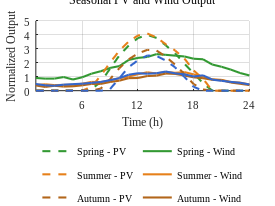
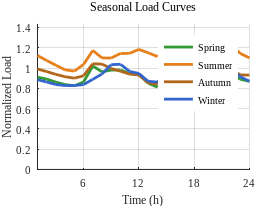

The MATLAB source for these figures, in order:
function plotSeasonalProfiles(useGlobal, normMethod)
% plotSeasonalProfiles - Display normalized PV/Wind/Load profiles for four seasons
% 
% Features:
%   1. Read existing typical day data from global variables or mat files
%   2. Plot seasonal PV and wind curves (in the same figure)
%   3. Plot seasonal load curves (in another figure)
%   4. Support multiple normalization methods
%
% Prerequisites:
%   - Need to run main.m first to generate data, or ensure typical day mat files exist
%
% Usage:
%   plotSeasonalProfiles()                    % Interactive selection, read from files
%   plotSeasonalProfiles(true)                % Interactive selection, read from global variables
%   plotSeasonalProfiles(false, 'annual')     % Normalize by annual average
%   plotSeasonalProfiles(false, 'cluster')    % Normalize by cluster maximum
%   plotSeasonalProfiles(false, 'seasonal')   % Normalize by seasonal average

    %% Parse input arguments
    if nargin < 1
        useGlobal = false;  % Default: read from files
    end
    
    if nargin < 2
        % If normalization method not specified, show selection dialog
        normMethod = questdlg('Select normalization method:', 'Normalization Method', ...
            'Annual Average', 'Cluster Maximum', 'Seasonal Average', 'Annual Average');
        if isempty(normMethod)
            normMethod = 'Annual Average';  % Default selection
        end
    else
        % Convert abbreviations to full names
        switch lower(normMethod)
            case {'annual', 'annual_average', 'annual_avg'}
                normMethod = 'Annual Average';
            case {'cluster', 'cluster_max', 'max'}
                normMethod = 'Cluster Maximum';
            case {'seasonal', 'seasonal_average', 'seasonal_avg'}
                normMethod = 'Seasonal Average';
            otherwise
                warning('Unknown normalization method, using default annual average');
                normMethod = 'Annual Average';
        end
    end
    
    %% 1. Get data
    fprintf('Loading data...\n');
    
    if useGlobal
        % Read from global variables
        global seasonCenters center_wind loadCent
        
        if isempty(seasonCenters) || isempty(center_wind) || isempty(loadCent)
            error('Global variables are empty! Please run main.m first to generate data, or use plotSeasonalProfiles() to read from files');
        end
        
        pvProfiles = seasonCenters;
        windProfiles = center_wind;
        loadProfiles = loadCent;
        
    else
        % Read from files
        if ~exist('pv_typical.mat', 'file') || ~exist('wd_typical.mat', 'file') || ~exist('load_typical.mat', 'file')
            error('Typical day data files do not exist! Please run main.m first to generate data');
        end
        
        % Load PV data
        pvData = load('pv_typical.mat');
        if isfield(pvData, 'pvRep')
            pvProfiles = pvData.pvRep;  % 4×1 cell, each is 1×24
        elseif isfield(pvData, 'pvCent')
            % If only pvCent exists, compress to single curve
            pvProfiles = cell(4,1);
            for s = 1:4
                pvProfiles{s} = pvData.pvProb{s} * pvData.pvCent{s};
            end
        else
            error('PV data format error');
        end
        
        % Load wind data
        windData = load('wd_typical.mat');
        if isfield(windData, 'wdRep')
            windProfiles = windData.wdRep;  % 4×1 cell, each is 1×24
        elseif isfield(windData, 'wdCent')
            % If only wdCent exists, compress to single curve
            windProfiles = cell(4,1);
            for s = 1:4
                windProfiles{s} = windData.wdProb{s} * windData.wdCent{s};
            end
        else
            error('Wind data format error');
        end
        
        % Load load data
        loadData = load('load_typical.mat');
        if isfield(loadData, 'loadCent')
            loadProfiles = loadData.loadCent;  % 4×24 matrix
        else
            error('Load data format error');
        end
    end
    
    %% 2. Data normalization
    fprintf('Performing normalization...\n');
    
    % Calculate normalization base values
    fprintf('Using normalization method: %s\n', normMethod);
    
    % Calculate base values for each data type
    switch normMethod
        case 'Annual Average'
            % Calculate annual average (average of all seasons and hours)
            pv_base = calculateAnnualAverage(pvProfiles);
            wind_base = calculateAnnualAverage(windProfiles);
            load_base = calculateAnnualAverage(loadProfiles);
            
        case 'Cluster Maximum'
            % Use maximum value from clustered typical days
            pv_base = calculateClusterMax(pvProfiles);
            wind_base = calculateClusterMax(windProfiles);
            load_base = calculateClusterMax(loadProfiles);
            
        case 'Seasonal Average'
            % Each season uses its own average (returns 4 values)
            pv_base = calculateSeasonalAverage(pvProfiles);
            wind_base = calculateSeasonalAverage(windProfiles);
            load_base = calculateSeasonalAverage(loadProfiles);
    end
    
    % Display base value information
    if ~iscell(pv_base)
        fprintf('Normalization base values:\n');
        fprintf('  PV: %.4f\n', pv_base);
        fprintf('  Wind: %.4f\n', wind_base);
        fprintf('  Load: %.4f\n', load_base);
    end
    
    % Time axis (24 hours)
    hours = 1:24;
    
    % Season names in English
    seasons = {'Spring', 'Summer', 'Autumn', 'Winter'};
    
    % Use softer color scheme
    % Spring green, summer orange, autumn brown, winter blue
    colors = {[0.2, 0.6, 0.2],    % Soft green
              [0.9, 0.5, 0.1],    % Soft orange
              [0.7, 0.4, 0.1],    % Soft brown
              [0.2, 0.4, 0.8]};   % Soft blue
    
    %% Figure size settings
    % Convert 7cm to pixels (assuming 96 DPI)
    cm_to_inch = 1/2.54;
    dpi = 96;
    fig_width_cm = 7;
    fig_width_pixels = fig_width_cm * cm_to_inch * dpi;  % 7cm in pixels
    fig_height_pixels = fig_width_pixels * 0.75;  % 4:3 aspect ratio
    
    %% 3. Plot PV and wind curves (same axes)
    figure('Name', 'Seasonal PV and Wind Output Curves', ...
           'Position', [100, 100, fig_width_pixels, fig_height_pixels], ...
           'PaperUnits', 'centimeters', ...
           'PaperSize', [fig_width_cm, fig_width_cm*0.75], ...
           'PaperPosition', [0, 0, fig_width_cm, fig_width_cm*0.75]);
    hold on;
    grid on;
    
    % Plot PV curves (dashed) and wind curves (solid)
    for s = 1:4
        % PV curves (dashed)
        pv_curve = pvProfiles{s};
        % Ensure row vector
        if size(pv_curve, 1) > size(pv_curve, 2)
            pv_curve = pv_curve';
        end
        % Use new normalization base
        if iscell(pv_base)
            pv_normalized = pv_curve / pv_base{s};  % Different base for each season
        else
            pv_normalized = pv_curve / pv_base;      % Unified base
        end
        plot(hours, pv_normalized, '--', 'Color', colors{s}, 'LineWidth', 1.5, ...
            'DisplayName', [seasons{s} ' - PV']);
        
        % Wind curves (solid)
        wind_curve = windProfiles{s};
        % Ensure row vector
        if size(wind_curve, 1) > size(wind_curve, 2)
            wind_curve = wind_curve';
        end
        % Use new normalization base
        if iscell(wind_base)
            wind_normalized = wind_curve / wind_base{s};  % Different base for each season
        else
            wind_normalized = wind_curve / wind_base;      % Unified base
        end
        plot(hours, wind_normalized, '-', 'Color', colors{s}, 'LineWidth', 1.5, ...
            'DisplayName', [seasons{s} ' - Wind']);
    end
    
    % Set axis labels with Times New Roman font, 8pt
    xlabel('Time (h)', 'FontSize', 8, 'FontName', 'Times New Roman');
    ylabel('Normalized Output', 'FontSize', 8, 'FontName', 'Times New Roman');
    
    % Set title with Times New Roman font, 9pt, no bold
    title('Seasonal PV and Wind Output', 'FontSize', 9, 'FontWeight', 'normal', 'FontName', 'Times New Roman');
    
    % Adjust legend for small figure with Times New Roman font, 8pt
    legend('Location', 'southoutside', 'NumColumns', 2, 'FontSize', 8, ...
           'Orientation', 'horizontal', 'Box', 'off', 'FontName', 'Times New Roman');
    
    xlim([1, 24]);
    % Set tick labels font to Times New Roman, 8pt
    set(gca, 'XTick', 0:6:24, 'FontSize', 8, 'FontName', 'Times New Roman');
    
    % Set background color to light gray
    set(gca, 'Color', [0.95, 0.95, 0.95]);
    
    % Adjust layout
    set(gca, 'Position', [0.12, 0.25, 0.83, 0.65]);  % Leave space for legend
    
    %% 4. Plot load curves (second figure)
    figure('Name', 'Seasonal Load Curves', ...
           'Position', [100 + fig_width_pixels + 20, 100, fig_width_pixels, fig_height_pixels], ...
           'PaperUnits', 'centimeters', ...
           'PaperSize', [fig_width_cm, fig_width_cm*0.75], ...
           'PaperPosition', [0, 0, fig_width_cm, fig_width_cm*0.75]);
    hold on;
    grid on;
    
    for s = 1:4
        load_curve = loadProfiles(s, :);
        % Use new normalization base
        if iscell(load_base)
            load_normalized = load_curve / load_base{s};  % Different base for each season
        else
            load_normalized = load_curve / load_base;      % Unified base
        end
        plot(hours, load_normalized, '-', 'Color', colors{s}, 'LineWidth', 2, ...
            'DisplayName', seasons{s});
    end
    
    % Set axis labels with Times New Roman font, 8pt
    xlabel('Time (h)', 'FontSize', 8, 'FontName', 'Times New Roman');
    ylabel('Normalized Load', 'FontSize', 8, 'FontName', 'Times New Roman');
    
    % Set title with Times New Roman font, 9pt, no bold
    title('Seasonal Load Curves', 'FontSize', 9, 'FontWeight', 'normal', 'FontName', 'Times New Roman');
    
    % Set legend with Times New Roman font, 8pt
    legend('Location', 'best', 'FontSize', 8, 'Box', 'off', 'FontName', 'Times New Roman');
    xlim([1, 24]);
    
    % Dynamic y-axis range adjustment
    if iscell(load_base)
        ylim([0, max(loadProfiles(:))/min(cell2mat(load_base))*1.1]);
    else
        ylim([0, max(loadProfiles(:))/load_base*1.1]);
    end
    
    % Set tick labels font to Times New Roman, 8pt
    set(gca, 'XTick', 0:6:24, 'FontSize', 8, 'FontName', 'Times New Roman');
    
    % Set background color to light gray
    set(gca, 'Color', [0.95, 0.95, 0.95]);
    
    %% 5. Output statistics
    fprintf('\n=== Data Statistics ===\n');
    fprintf('Normalization method: %s\n', normMethod);
    
    for s = 1:4
        fprintf('\n%s:\n', seasons{s});
        
        % PV statistics
        pv = pvProfiles{s};
        if iscell(pv_base)
            pv_norm = pv / pv_base{s};
            fprintf('  PV - Base: %.4f, Peak p.u.: %.2f, Average p.u.: %.2f\n', ...
                pv_base{s}, max(pv_norm), mean(pv_norm));
        else
            pv_norm = pv / pv_base;
            fprintf('  PV - Base: %.4f, Peak p.u.: %.2f, Average p.u.: %.2f\n', ...
                pv_base, max(pv_norm), mean(pv_norm));
        end
        
        % Wind statistics
        wind = windProfiles{s};
        if iscell(wind_base)
            wind_norm = wind / wind_base{s};
            fprintf('  Wind - Base: %.4f, Peak p.u.: %.2f, Average p.u.: %.2f\n', ...
                wind_base{s}, max(wind_norm), mean(wind_norm));
        else
            wind_norm = wind / wind_base;
            fprintf('  Wind - Base: %.4f, Peak p.u.: %.2f, Average p.u.: %.2f\n', ...
                wind_base, max(wind_norm), mean(wind_norm));
        end
        
        % Load statistics
        load_s = loadProfiles(s, :);
        if iscell(load_base)
            load_norm = load_s / load_base{s};
            fprintf('  Load - Base: %.4f, Peak p.u.: %.2f, Average p.u.: %.2f\n', ...
                load_base{s}, max(load_norm), mean(load_norm));
        else
            load_norm = load_s / load_base;
            fprintf('  Load - Base: %.4f, Peak p.u.: %.2f, Average p.u.: %.2f\n', ...
                load_base, max(load_norm), mean(load_norm));
        end
    end
    
    fprintf('\nPlotting completed!\n');
    
    %% Save figures option
    response = input('Save figures as images? (y/n) [n]: ', 's');
    if strcmpi(response, 'y')
        % Save PV and Wind figure
        figure(1);
        print('seasonal_pv_wind_7cm.png', '-dpng', '-r300');
        print('seasonal_pv_wind_7cm.eps', '-depsc2');
        
        % Save Load figure
        figure(2);
        print('seasonal_load_7cm.png', '-dpng', '-r300');
        print('seasonal_load_7cm.eps', '-depsc2');
        
        fprintf('Figures saved as PNG and EPS formats.\n');
    end
end

%% Helper function: Calculate annual average
function avgValue = calculateAnnualAverage(data)
    % Calculate average of all seasons and hours
    if iscell(data)
        % For cell arrays (PV, wind)
        allData = [];
        for s = 1:length(data)
            allData = [allData, data{s}(:)'];
        end
        avgValue = mean(allData);
    else
        % For matrices (load)
        avgValue = mean(data(:));
    end
end

%% Helper function: Calculate cluster maximum
function maxValue = calculateClusterMax(data)
    % Use maximum value from clustered typical days
    if iscell(data)
        % For cell arrays (PV, wind)
        maxValues = zeros(1, length(data));
        for s = 1:length(data)
            maxValues(s) = max(data{s}(:));
        end
        maxValue = max(maxValues);  % Maximum across all seasons
    else
        % For matrices (load)
        maxValue = max(data(:));
    end
end

%% Helper function: Calculate seasonal average
function avgValues = calculateSeasonalAverage(data)
    % Calculate average for each season
    if iscell(data)
        % For cell arrays (PV, wind)
        avgValues = cell(size(data));
        for s = 1:length(data)
            avgValues{s} = mean(data{s}(:));
        end
    else
        % For matrices (load)
        avgValues = cell(4, 1);
        for s = 1:4
            avgValues{s} = mean(data(s, :));
        end
    end
end